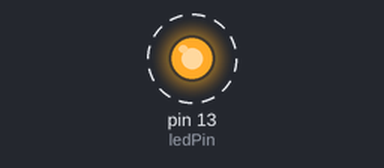
Bench run of a sketch on a simulated Arduino Uno, built with avr-gcc and run on an emulated ATmega328P. Shown: output pins drawn as LEDs (lit = HIGH). Dashed ring = blinking.

Above: at 0.15 s.
Timing chart, 0 to 3.0 s (numbered marks = the images above):
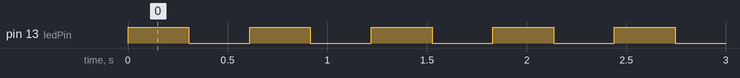

Measured:
- by itself, pin 13 (ledPin): alternates HIGH for 0.31 s and LOW for 0.31 s

The sketch:

sketch12_03_Arduino_Receiver.ino
```cpp
// private include
/* BEGIN USER CODE PI */
#include <SoftwareSerial.h>
/* END USER CODE PI */

// private define
/* BEGIN USER CODE PD */
/* END USER CODE PD */

// private macro
/* BEGIN USER CODE PM */
/* END USER CODE PM */

// private variable
/* BEGIN USER CODE PV */
const int ledPin = 13;
int reading = 0;
SoftwareSerial receiver(8, 9);
/* END USER CODE PV */

/* BEGIN USER CODE 0 */
/* END USER CODE 0 */

// private function
/* BEGIN USER CODE PF */
/* END USER CODE PF */

/* BEGIN USER CODE 1 */
/* END USER CODE 1 */

void setup() {
  // put your setup code here, to run once:
  /* BEGIN USER CODE 2 */
  pinMode(ledPin, OUTPUT);
  receiver.begin(9600);
  /* END USER CODE 2 */
}

void loop() {
  // put your main code here, to run repeatedly:
  /* END USER CODE LOOP */
  /* BEGIN USER CODE 3 */
  if(receiver.available() > 1)
  {
    byte h = receiver.read();
    byte l = receiver.read();
    reading = (h << 8) + l;
  }
  flash(reading);
}
/* END USER CODE 3 */
void flash(int rate)
{
  int period = (50 + (1023 - rate) / 4);
  digitalWrite(ledPin, HIGH);
  delay(period);
  digitalWrite(ledPin, LOW);
  delay(period);
}
```
